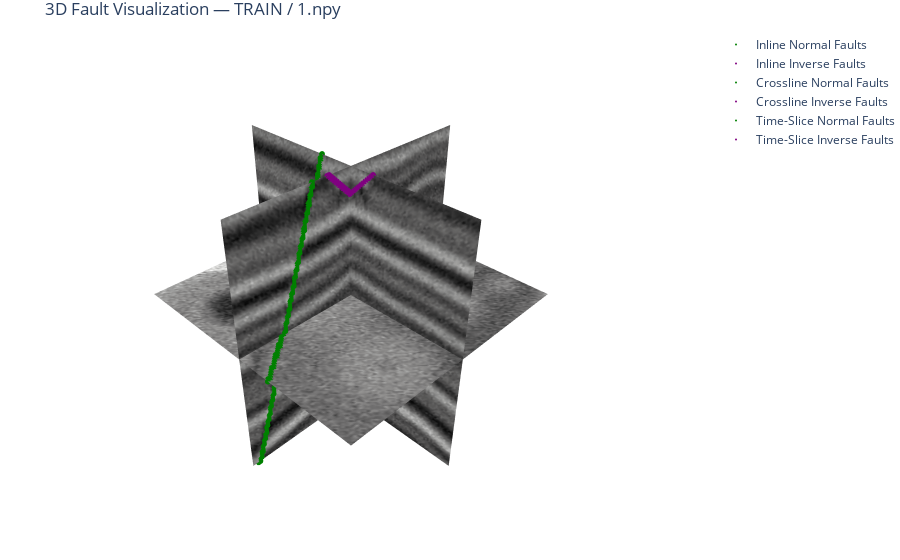
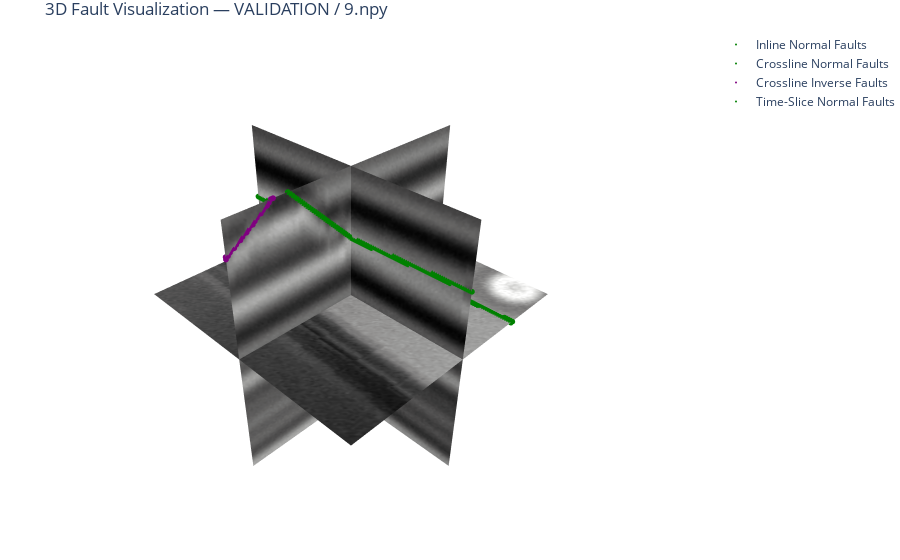

Write notebook code for charts like these, in order.
### Code cell
# PARAMETERS
# cube_size = 128  # Adjust as needed
# mask_mode = 1    # 0 = binary masks; 1 = multiclass
#base_out = "/Users/roderickperez/Documents/DS_Projects/faultSegm/faultSeg_Wu_2019_Keras/output"

# Normalization helper
def normalize(v):
    return ((v - v.min()) / (v.max() - v.min()) * 255).astype(np.uint8)

# Fault plotting function
def plot_fault_points(fig, slice_mask, axis_index, slice_type, color, label, nx, ny, nz):
    if slice_type == "inline":
        ks, js = np.where(slice_mask)
        fig.add_trace(go.Scatter3d(
            x=np.full_like(ks, axis_index),
            y=js,
            z=nz - 1 - ks,
            mode='markers',
            marker=dict(color=color, size=2, opacity=1),
            name=label
        ))
    elif slice_type == "crossline":
        ks, is_ = np.where(slice_mask)
        fig.add_trace(go.Scatter3d(
            x=is_,
            y=np.full_like(is_, axis_index),
            z=nz - 1 - ks,
            mode='markers',
            marker=dict(color=color, size=2, opacity=1),
            name=label
        ))
    elif slice_type == "timeslice":
        is_, js = np.where(slice_mask)
        fig.add_trace(go.Scatter3d(
            x=is_,
            y=js,
            z=np.full_like(is_, axis_index),
            mode='markers',
            marker=dict(color=color, size=2, opacity=1),
            name=label
        ))

# Loop over splits
for split in ["train", "validation"]:
    seismic_dir = os.path.join(base_out, split, "seis")
    mask_dir = os.path.join(base_out, split, "fault")

    if not (os.path.exists(seismic_dir) and os.path.exists(mask_dir)):
        print(f"[{split}] Skipping: directories not found.")
        continue

    files = sorted(set(os.listdir(seismic_dir)).intersection(os.listdir(mask_dir)))
    if not files:
        print(f"[{split}] No files to visualize.")
        continue

    selected_file = random.choice([f for f in files if f.endswith((".npy", ".dat"))])
    print(f"[{split}] Selected file: {selected_file}")

    # Load data
    seismic_path = os.path.join(seismic_dir, selected_file)
    mask_path = os.path.join(mask_dir, selected_file)

    if selected_file.endswith(".npy"):
        seismic = np.load(seismic_path)
        mask = np.load(mask_path)
    else:
        seismic = np.fromfile(seismic_path, dtype=np.float32).reshape((cube_size, cube_size, cube_size))
        mask = np.fromfile(mask_path, dtype=np.uint8).reshape((cube_size, cube_size, cube_size))

    nx, ny, nz = seismic.shape

    # Slices
    inline     = seismic[nx//2,:,:].T
    crossline  = seismic[:,ny//2,:].T
    timeslice  = seismic[:,:,nz//2]

    inline_m   = mask[nx//2,:,:].T
    cross_m    = mask[:,ny//2,:].T
    timeslice_m= mask[:,:,nz//2]

    inline_norm    = normalize(inline)
    crossline_norm = normalize(crossline)
    timeslice_norm = normalize(timeslice)

    # Create 3D figure
    fig = go.Figure()

    # Seismic surfaces
    fig.add_trace(go.Surface(
        z=np.tile(np.arange(nz)[::-1], (ny, 1)).T,
        x=np.full((nz, ny), nx//2),
        y=np.tile(np.arange(ny), (nz, 1)),
        surfacecolor=inline_norm,
        colorscale="Gray",
        showscale=False,
        opacity=1
    ))
    fig.add_trace(go.Surface(
        z=np.tile(np.arange(nz)[::-1], (nx, 1)).T,
        x=np.tile(np.arange(nx), (nz, 1)),
        y=np.full((nz, nx), ny//2),
        surfacecolor=crossline_norm,
        colorscale="Gray",
        showscale=False,
        opacity=1
    ))
    fig.add_trace(go.Surface(
        z=np.full((ny, nx), nz//2),
        x=np.tile(np.arange(nx), (ny, 1)),
        y=np.tile(np.arange(ny).reshape(-1,1), (1, nx)),
        surfacecolor=np.rot90(timeslice_norm, k=-1),
        colorscale="Gray",
        showscale=False,
        opacity=1
    ))

    # Fault overlays
    if mask_mode == 0:
        plot_fault_points(fig, inline_m==1, nx//2, "inline", "white", "Inline Faults", nx, ny, nz)
        plot_fault_points(fig, cross_m==1, ny//2, "crossline", "white", "Crossline Faults", nx, ny, nz)
        plot_fault_points(fig, timeslice_m==1, nz//2, "timeslice", "white", "Time-Slice Faults", nx, ny, nz)
    elif mask_mode == 1:
        plot_fault_points(fig, inline_m==1, nx//2, "inline", "green", "Inline Normal Faults", nx, ny, nz)
        plot_fault_points(fig, inline_m==2, nx//2, "inline", "purple", "Inline Inverse Faults", nx, ny, nz)
        plot_fault_points(fig, cross_m==1, ny//2, "crossline", "green", "Crossline Normal Faults", nx, ny, nz)
        plot_fault_points(fig, cross_m==2, ny//2, "crossline", "purple", "Crossline Inverse Faults", nx, ny, nz)
        plot_fault_points(fig, timeslice_m==1, nz//2, "timeslice", "green", "Time-Slice Normal Faults", nx, ny, nz)
        plot_fault_points(fig, timeslice_m==2, nz//2, "timeslice", "purple", "Time-Slice Inverse Faults", nx, ny, nz)

    # Layout
    fig.update_layout(
        title=f"3D Fault Visualization — {split.upper()} / {selected_file}",
        scene=dict(
            xaxis=dict(visible=False),
            yaxis=dict(visible=False),
            zaxis=dict(visible=False),
            aspectmode="data"
        ),
        margin=dict(l=0, r=0, t=30, b=0)
    )

    fig.show()

### Figure 1 — Plotly figure (JSON) as saved in the notebook; plotly's stock layout.template omitted (floating-point values rounded to 4 significant figures; data arrays with more than 128 entries replaced by an {"elided": "..."} marker saying what was removed)
{"data": [{"colorscale": [[0, "rgb(0, 0, 0)"], [0.09091, "rgb(16, 16, 16)"], [0.1818, "rgb(38, 38, 38)"], [0.2727, "rgb(59, 59, 59)"], [0.3636, "rgb(81, 80, 80)"], [0.4545, "rgb(102, 101, 101)"], [0.5455, "rgb(124, 123, 122)"], [0.6364, "rgb(146, 146, 145)"], [0.7273, "rgb(171, 171, 170)"], [0.8182, "rgb(197, 197, 195)"], [0.9091, "rgb(224, 224, 223)"], [1, "rgb(254, 254, 253)"]], "opacity": 1, "showscale": false, "surfacecolor": {"elided": "128x128 int values"}, "type": "surface", "x": {"elided": "128x128 int values"}, "y": {"elided": "128x128 int values"}, "z": {"elided": "128x128 int values"}}, {"colorscale": [[0, "rgb(0, 0, 0)"], [0.09091, "rgb(16, 16, 16)"], [0.1818, "rgb(38, 38, 38)"], [0.2727, "rgb(59, 59, 59)"], [0.3636, "rgb(81, 80, 80)"], [0.4545, "rgb(102, 101, 101)"], [0.5455, "rgb(124, 123, 122)"], [0.6364, "rgb(146, 146, 145)"], [0.7273, "rgb(171, 171, 170)"], [0.8182, "rgb(197, 197, 195)"], [0.9091, "rgb(224, 224, 223)"], [1, "rgb(254, 254, 253)"]], "opacity": 1, "showscale": false, "surfacecolor": {"elided": "128x128 int values"}, "type": "surface", "x": {"elided": "128x128 int values"}, "y": {"elided": "128x128 int values"}, "z": {"elided": "128x128 int values"}}, {"colorscale": [[0, "rgb(0, 0, 0)"], [0.09091, "rgb(16, 16, 16)"], [0.1818, "rgb(38, 38, 38)"], [0.2727, "rgb(59, 59, 59)"], [0.3636, "rgb(81, 80, 80)"], [0.4545, "rgb(102, 101, 101)"], [0.5455, "rgb(124, 123, 122)"], [0.6364, "rgb(146, 146, 145)"], [0.7273, "rgb(171, 171, 170)"], [0.8182, "rgb(197, 197, 195)"], [0.9091, "rgb(224, 224, 223)"], [1, "rgb(254, 254, 253)"]], "opacity": 1, "showscale": false, "surfacecolor": {"elided": "128x128 int values"}, "type": "surface", "x": {"elided": "128x128 int values"}, "y": {"elided": "128x128 int values"}, "z": {"elided": "128x128 int values"}}, {"marker": {"color": "green", "opacity": 1, "size": 2}, "mode": "markers", "name": "Inline Normal Faults", "type": "scatter3d", "x": {"elided": "166 int values"}, "y": {"elided": "166 int values"}, "z": {"elided": "166 int values"}}, {"marker": {"color": "purple", "opacity": 1, "size": 2}, "mode": "markers", "name": "Inline Inverse Faults", "type": "scatter3d", "x": {"elided": "130 int values"}, "y": {"elided": "130 int values"}, "z": {"elided": "130 int values"}}, {"marker": {"color": "green", "opacity": 1, "size": 2}, "mode": "markers", "name": "Crossline Normal Faults", "type": "scatter3d", "x": {"elided": "208 int values"}, "y": {"elided": "208 int values"}, "z": {"elided": "208 int values"}}, {"marker": {"color": "purple", "opacity": 1, "size": 2}, "mode": "markers", "name": "Crossline Inverse Faults", "type": "scatter3d", "x": {"elided": "135 int values"}, "y": {"elided": "135 int values"}, "z": {"elided": "135 int values"}}, {"marker": {"color": "green", "opacity": 1, "size": 2}, "mode": "markers", "name": "Time-Slice Normal Faults", "type": "scatter3d", "x": {"elided": "134 int values"}, "y": {"elided": "134 int values"}, "z": {"elided": "134 int values"}}, {"marker": {"color": "purple", "opacity": 1, "size": 2}, "mode": "markers", "name": "Time-Slice Inverse Faults", "type": "scatter3d", "x": {"elided": "130 int values"}, "y": {"elided": "130 int values"}, "z": {"elided": "130 int values"}}], "layout": {"margin": {"b": 0, "l": 0, "r": 0, "t": 30}, "scene": {"aspectmode": "data", "xaxis": {"visible": false}, "yaxis": {"visible": false}, "zaxis": {"visible": false}}, "title": {"text": "3D Fault Visualization — TRAIN / 1.npy"}}}

### Figure 2 — Plotly figure (JSON) as saved in the notebook; plotly's stock layout.template omitted (floating-point values rounded to 4 significant figures; data arrays with more than 128 entries replaced by an {"elided": "..."} marker saying what was removed)
{"data": [{"colorscale": [[0, "rgb(0, 0, 0)"], [0.09091, "rgb(16, 16, 16)"], [0.1818, "rgb(38, 38, 38)"], [0.2727, "rgb(59, 59, 59)"], [0.3636, "rgb(81, 80, 80)"], [0.4545, "rgb(102, 101, 101)"], [0.5455, "rgb(124, 123, 122)"], [0.6364, "rgb(146, 146, 145)"], [0.7273, "rgb(171, 171, 170)"], [0.8182, "rgb(197, 197, 195)"], [0.9091, "rgb(224, 224, 223)"], [1, "rgb(254, 254, 253)"]], "opacity": 1, "showscale": false, "surfacecolor": {"elided": "128x128 int values"}, "type": "surface", "x": {"elided": "128x128 int values"}, "y": {"elided": "128x128 int values"}, "z": {"elided": "128x128 int values"}}, {"colorscale": [[0, "rgb(0, 0, 0)"], [0.09091, "rgb(16, 16, 16)"], [0.1818, "rgb(38, 38, 38)"], [0.2727, "rgb(59, 59, 59)"], [0.3636, "rgb(81, 80, 80)"], [0.4545, "rgb(102, 101, 101)"], [0.5455, "rgb(124, 123, 122)"], [0.6364, "rgb(146, 146, 145)"], [0.7273, "rgb(171, 171, 170)"], [0.8182, "rgb(197, 197, 195)"], [0.9091, "rgb(224, 224, 223)"], [1, "rgb(254, 254, 253)"]], "opacity": 1, "showscale": false, "surfacecolor": {"elided": "128x128 int values"}, "type": "surface", "x": {"elided": "128x128 int values"}, "y": {"elided": "128x128 int values"}, "z": {"elided": "128x128 int values"}}, {"colorscale": [[0, "rgb(0, 0, 0)"], [0.09091, "rgb(16, 16, 16)"], [0.1818, "rgb(38, 38, 38)"], [0.2727, "rgb(59, 59, 59)"], [0.3636, "rgb(81, 80, 80)"], [0.4545, "rgb(102, 101, 101)"], [0.5455, "rgb(124, 123, 122)"], [0.6364, "rgb(146, 146, 145)"], [0.7273, "rgb(171, 171, 170)"], [0.8182, "rgb(197, 197, 195)"], [0.9091, "rgb(224, 224, 223)"], [1, "rgb(254, 254, 253)"]], "opacity": 1, "showscale": false, "surfacecolor": {"elided": "128x128 int values"}, "type": "surface", "x": {"elided": "128x128 int values"}, "y": {"elided": "128x128 int values"}, "z": {"elided": "128x128 int values"}}, {"marker": {"color": "green", "opacity": 1, "size": 2}, "mode": "markers", "name": "Inline Normal Faults", "type": "scatter3d", "x": {"elided": "178 int values"}, "y": {"elided": "178 int values"}, "z": {"elided": "178 int values"}}, {"marker": {"color": "purple", "opacity": 1, "size": 2}, "mode": "markers", "name": "Inline Inverse Faults", "type": "scatter3d", "x": [], "y": [], "z": []}, {"marker": {"color": "green", "opacity": 1, "size": 2}, "mode": "markers", "name": "Crossline Normal Faults", "type": "scatter3d", "x": {"elided": "138 int values"}, "y": {"elided": "138 int values"}, "z": {"elided": "138 int values"}}, {"marker": {"color": "purple", "opacity": 1, "size": 2}, "mode": "markers", "name": "Crossline Inverse Faults", "type": "scatter3d", "x": [104, 105, 106, 107, 107, 108, 109, 110, 111, 112, 113, 114, 114, 115, 116, 117, 117, 118, 119, 120, 120, 121, 122, 123, 124, 125, 126, 127, 127], "y": [64, 64, 64, 64, 64, 64, 64, 64, 64, 64, 64, 64, 64, 64, 64, 64, 64, 64, 64, 64, 64, 64, 64, 64, 64, 64, 64, 64, 64], "z": [127, 127, 126, 126, 125, 125, 124, 123, 123, 122, 121, 121, 120, 120, 119, 119, 118, 118, 117, 117, 116, 116, 115, 114, 114, 113, 112, 112, 111]}, {"marker": {"color": "green", "opacity": 1, "size": 2}, "mode": "markers", "name": "Time-Slice Normal Faults", "type": "scatter3d", "x": {"elided": "184 int values"}, "y": {"elided": "184 int values"}, "z": {"elided": "184 int values"}}, {"marker": {"color": "purple", "opacity": 1, "size": 2}, "mode": "markers", "name": "Time-Slice Inverse Faults", "type": "scatter3d", "x": [], "y": [], "z": []}], "layout": {"margin": {"b": 0, "l": 0, "r": 0, "t": 30}, "scene": {"aspectmode": "data", "xaxis": {"visible": false}, "yaxis": {"visible": false}, "zaxis": {"visible": false}}, "title": {"text": "3D Fault Visualization — VALIDATION / 9.npy"}}}
